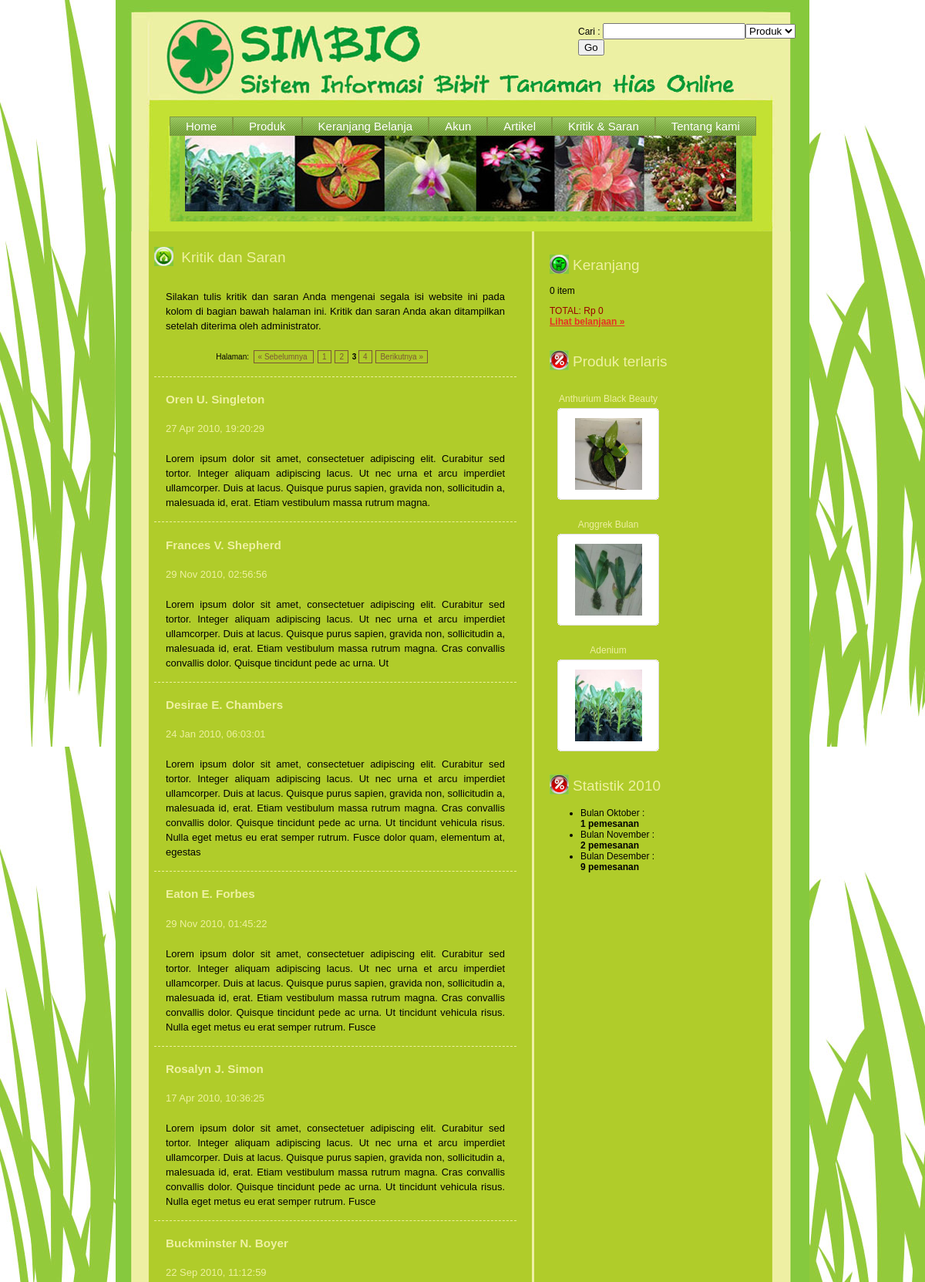
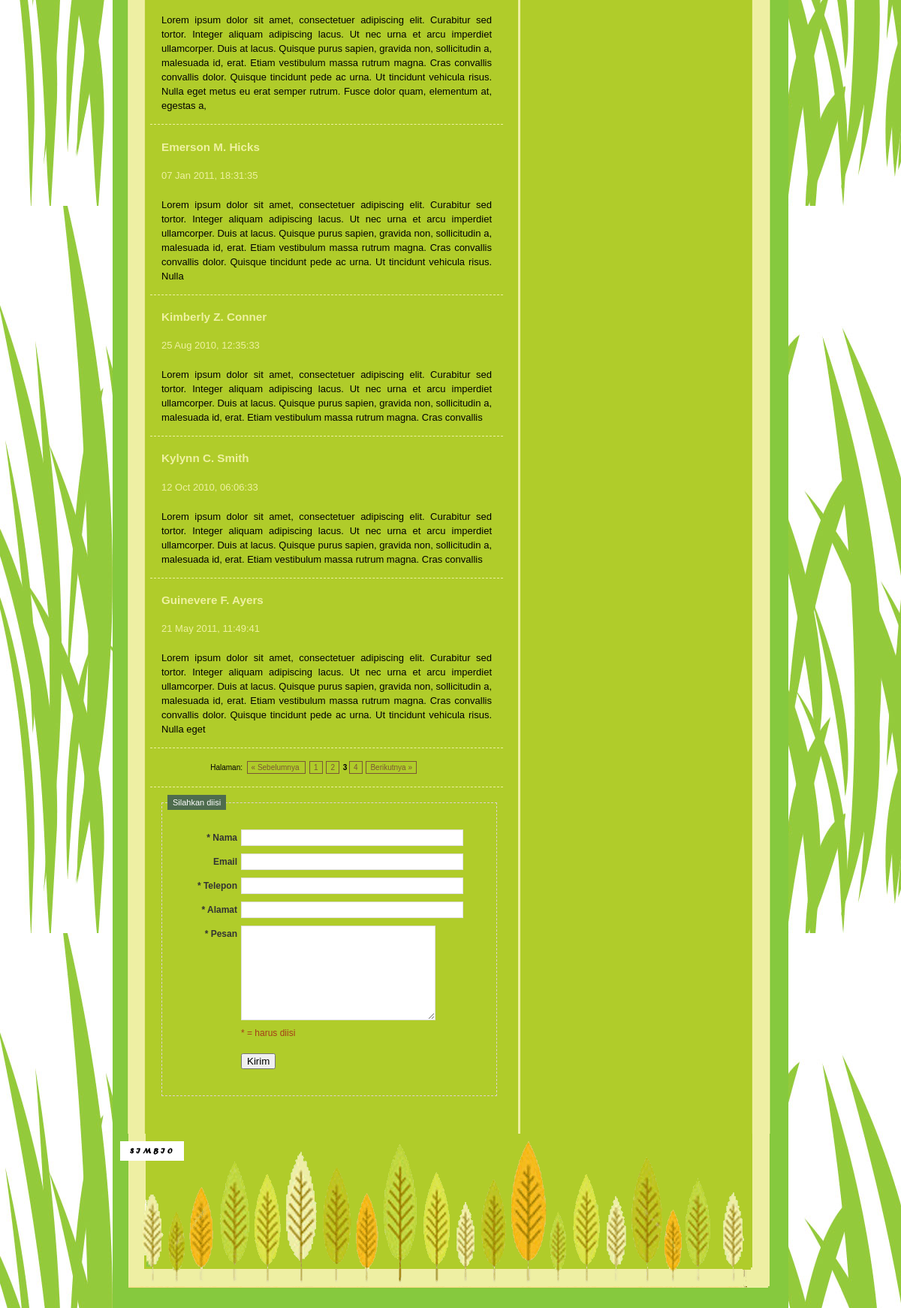
The app's page /index.php/home/kritik_saran/20 with its own data (2 pictures, top to bottom).
### tables this page shows
CREATE TABLE IF NOT EXISTS `tb_kritik_saran` (
  `id` int(11) NOT NULL AUTO_INCREMENT,
  `id_user` int(11) NOT NULL DEFAULT '0',
  `nama` varchar(255) NOT NULL,
  `no_kontak` varchar(255) NOT NULL,
  `alamat` tinytext NOT NULL,
  `email` varchar(255) NOT NULL,
  `pesan` text NOT NULL,
  `tanggal_posting` datetime NOT NULL,
  `approved` int(1) NOT NULL DEFAULT '0',
  `ip` varchar(255) NOT NULL,
  PRIMARY KEY (`id`)
);

CREATE TABLE IF NOT EXISTS `tb_produk` (
  `id_produk` int(11) NOT NULL AUTO_INCREMENT,
  `nama_produk` varchar(255) NOT NULL,
  `info_produk` text NOT NULL,
  `gambar_produk_1` varchar(255) NOT NULL,
  `gambar_produk_2` varchar(255) NOT NULL,
  `gambar_produk_3` varchar(255) NOT NULL,
  `stok_produk` int(11) NOT NULL,
  `harga_produk` decimal(10,0) NOT NULL,
  `tanggal_update_produk` datetime NOT NULL,
  `diskon` decimal(10,0) NOT NULL DEFAULT '0',
  `harga_diskon` decimal(10,0) NOT NULL,
  PRIMARY KEY (`id_produk`)
);

### system/application/controllers/home.php (called while the page is built, shortened)
<?php
class Home extends Controller {
    function kritik_saran($halaman = 0)
    {
        $data = array();
        $data['judul'] = "Kritik dan Saran";
        $data['judul_konten'] = "Kritik dan Saran";
        $data['template_konten'] = "template_krisan";
        $this->load->model('M_krisan');
        $this->load->library('typography');
        $this->load->library('pagination');
        $this->load->library('form_validation');
        $mulai = $this->uri->segment(3, 0);
        $limit_per_halaman = 10;
        $data['daftar_krisan'] = $this->M_krisan->get_entri_publik($mulai, $limit_per_halaman);
        $paging['base_url']     = site_url('home/kritik_saran');
        $paging['total_rows']   = $this->M_krisan->jumlah_data_hasil;
        $paging['per_page']     = $limit_per_halaman;
        $paging['uri_segment']  = 3;
        $paging['next_link'] 	= 'Berikutnya &raquo;';
        $paging['prev_link'] 	= '&laquo; Sebelumnya ';
        $paging['first_link']   = '&lsaquo; Awal';
        $paging['last_link']   = 'Akhir &rsaquo;';
        $this->pagination->initialize($paging);
	$data['page_links'] = $this->pagination->create_links();
        $this->load->vars($data);
        $this->load->view('template');
    }
}

### system/codeigniter/CodeIgniter.php (called while the page is built, shortened)
<?php  if ( ! defined('BASEPATH')) exit('No direct script access allowed');
$EXT =& load_class('Hooks');
$EXT->_call_hook('pre_system');
$URI =& load_class('URI');
$RTR =& load_class('Router');
$method = $RTR->fetch_method();
$EXT->_call_hook('pre_controller');
$CI = new $class();
if ($RTR->scaffolding_request === TRUE)
{
	if ($EXT->_call_hook('scaffolding_override') === FALSE)
	{
		$CI->_ci_scaffolding();
	}
}
else
{
	if (method_exists($CI, '_remap'))
	{
		$CI->_remap($method);
	}
	else
	{
		call_user_func_array(array(&$CI, $method), array_slice($URI->rsegments, 2));
	}
}

### index.php (called while the page is built, shortened)
<?php
require_once BASEPATH.'codeigniter/CodeIgniter'.EXT;

### system/application/models/m_krisan.php (called while the page is built, shortened)
<?php
class M_krisan extends Model {
    function get_entri_publik($mulai = 0, $sebanyak = 10)
    {
        $data = array();
        $this->db->select('id, nama, pesan, tanggal_posting');
        $this->db->where('approved = 1');
        $this->db->limit($sebanyak, $mulai);
        $this->db->order_by('id', 'desc');
        $q = $this->db->get('tb_kritik_saran');
        if ($q->num_rows() > 0)
        {
            foreach ($q->result_array() as $row)
            {
                $data[] = $row;
            }
        }
        return $data;
    }
}

### system/codeigniter/Base5.php (called while the page is built)
<?php  if ( ! defined('BASEPATH')) exit('No direct script access allowed');
class CI_Base {
	private static $instance;
	public function CI_Base()
	{
		self::$instance =& $this;
	}
	public static function &get_instance()
	{
		return self::$instance;
	}
}
function &get_instance()
{
	return CI_Base::get_instance();
}

### system/application/models/m_statistik.php (called while the page is built, shortened)
<?php
class M_statistik extends Model {
    function get_pemesanan_per_bulan($tahun = '2010')
    {
        $data = array();
        $q = $this->db->query("SELECT MONTH(`tanggal_pemesanan`) as bulan, COUNT(id_pesanan) as jumlah
                               FROM tb_pesanan
                               WHERE YEAR(`tanggal_pemesanan`) = $tahun
                               GROUP BY MONTH(`tanggal_pemesanan`)
                               ORDER BY MONTH(`tanggal_pemesanan`) ASC");
        if($q->num_rows() > 0)
        {
            foreach ($q->result_array() as $row)
            {
              $data[] = $row;
            }
        }
        return $data;
    }
    function get_produk_terlaris($limit = 3)
    {
        $data = array();
        $q = $this->db->query("SELECT p.id_produk, p.nama_produk, p.gambar_produk_1, COUNT(pp.id_produk) AS jumlah_pembelian
                               FROM tb_produk_pesanan AS pp, tb_produk AS p
                               WHERE p.id_produk = pp.id_produk
                               GROUP BY pp.id_produk
                               ORDER BY jumlah_pembelian DESC
                               LIMIT $limit");
        if($q->num_rows() > 0)
        {
            foreach ($q->result_array() as $row)
            {
              $data[] = $row;
            }
        }
        return $data;
    }
}

### system/application/views/template_krisan.php (the view, shortened to what this page needs)
<div class="title"><span class="title_icon"><img src="images/bullet1.gif" alt="" title="" /></span>
    <?php echo $judul_konten ?>
</div>
<div class="feat_prod_box_details">
    <p class="details">
        Silakan tulis kritik dan saran Anda mengenai segala isi website ini pada kolom di bagian bawah halaman ini.
        Kritik dan saran Anda akan ditampilkan setelah diterima oleh administrator.
    </p>
    <div class="articles">
        <div class="pagination">
        Halaman: <?php echo $page_links; ?>
        </div>
    </div>
    <?php foreach ($daftar_krisan as $krisan) : ?>
        <div class="article_title">
            <h3>
            <?php echo $krisan['nama']; ?>
            </h3>
        </div>
    <p class="articles_date"><?php echo date('d M Y, H:i:s', strtotime($krisan['tanggal_posting'])) ?></p>
    <div class="articles">
        <?php echo $this->typography->auto_typography(strip_tags($krisan['pesan']), TRUE); ?>
    </div>
    <?php endforeach; ?>
    <div class="articles">
        <div class="pagination">
        Halaman: <?php echo $page_links; ?>
        </div>
    </div>
     <?php echo form_open('home/kritik_saran#form', array('id' => 'form')); ?>
    <div class="contact_form" style="float: none">
        <div class="form_subtitle">Silahkan diisi</div>
        <?php if(!$this->session->userdata('id_user')) : ?>
        <div class="form_row">
            <label class="contact"><strong>* Nama</strong></label>
            <input type="text" class="contact_input" name="input_nama" value="<?php echo set_value('input_nama') ?>"/>
        </div>
        <div class="form_row">
            <label class="contact"><strong>Email</strong></label>
            <input type="text" class="contact_input" name="input_email" value="<?php echo set_value('input_email') ?>" />
        </div>
        <div class="form_row">
            <label class="contact"><strong>* Telepon</strong></label>
            <input type="text" class="contact_input" name="input_telepon" value="<?php echo set_value('input_telepon') ?>" />
        </div>
        <div class="form_row">
            <label class="contact"><strong>* Alamat</strong></label>
            <input type="text" class="contact_input" name="input_alamat" value="<?php echo set_value('input_alamat') ?>" />
        </div>
        <?php endif; ?>
        <div class="form_row">
            <label class="contact"><strong>* Pesan</strong></label>
            <textarea class="contact_textarea"  name="input_pesan"><?php echo set_value('input_pesan') ?></textarea>
        </div>
        <div class="form_row">
            <label class="contact">&nbsp;</label>
            * = harus diisi
        </div>
        <div class="form_row">
            <label class="contact">&nbsp;</label>
            <input type="submit" name="submit" value="Kirim" />
        </div>
    </div>
    <?php echo form_close(); ?>
</div>

### system/application/views/sidebar.php (shortened to what this page needs)
<div class="cart">
    <div class="title"><span class="title_icon"><img src="images/cart2.jpg" alt="" title="" /></span>Keranjang</div>
    <div>
        <?php echo $this->cart->total_items(); ?> item
        <span class="red">TOTAL: Rp <?php echo ($this->cart->total()) ? $this->cart->format_number($this->cart->total()) : "0"; ?></span>
        <br/>
        <span class="red"><strong><?php echo anchor('keranjang_belanja', 'Lihat belanjaan &raquo;') ?></strong></span>
    </div>
</div>
<div class="right_box">
    <div class="title"><span class="title_icon"><img src="images/promosi.jpg" alt="" title="" /></span>Produk terlaris</div>
    <?php
    $produk_terlaris = $this->M_statistik->get_produk_terlaris(3);
    foreach ($produk_terlaris as $produk) :
    ?>
    <div class="new_prod_box">
        <?php echo anchor("produk/detail/{$produk['id_produk']}/".url_title($produk['nama_produk']), $produk['nama_produk']) ?>
        <div class="new_prod_bg">
           <br style="line-height: 8px"/>
           <?php echo anchor("produk/detail/{$produk['id_produk']}/".url_title($produk['nama_produk']), img(array('src' => "images/photos/{$produk['gambar_produk_1']}", 'width' => '87', 'height' => '93', 'border' => '0'))) ?>
        </div>
    </div>
    <?php endforeach; ?>
</div>
<div class="right_box">
    <div class="title"><span class="title_icon"><img src="images/promosi.jpg" alt="" title="" /></span>Statistik 2010</div>
    <?php
    $daftar_pemesanan = $this->M_statistik->get_pemesanan_per_bulan('2010');
    $bulan = array('', 'Januari', 'Februari', 'Maret', 'April', 'Mei', 'Juni', 'Juli', 'Agustus', 'September', 'Oktober', 'November', 'Desember');
    echo "<ul>";
    foreach ($daftar_pemesanan as $stat)
    {
        echo "<li>";
        echo "Bulan " . $bulan[$stat['bulan']] . " : <br/>";
        echo "<strong>" . $stat['jumlah'] . " pemesanan</strong>";
        echo "</li>";
    }
    echo "</ul>";
    ?>
</div>

### style.css (style rules this page uses)
body { background:url(images/background.jpg) fixed; font-family:Arial, Helvetica, sans-serif; padding:0; font-size:12px; margin:0px auto auto auto; color:#000000; }
a { color:#E73025; }
p { padding:5px 0 5px 0; margin:0px; text-align:justify; line-height:19px; }
p.details, .left_content p, .left_content ul, .left_content ol { padding:5px 15px 5px 15px; font-size:13px; }
span.red { color:#990000; }
.title { color:#eef1a2; padding:0px; font-size:19px; margin:10px 0 10px 0; }
span.title_icon { padding:0 5px 0 0; vertical-align: middle; }
.right_box { width:170px; float:left; padding:10px 0 0 0; }
.feat_prod_box_details { padding:10px 0 10px 0; margin:0 20px 10px 0; clear:both; }
.new_prod_box { float:left; text-align:center; padding:10px; }
.new_prod_box a { padding:5px 0 5px 0; color:#eeefa3; text-decoration:none; display:block; }
.new_prod_bg { width:132px; height:119px; text-align:center; background:url(images/new_prod_box.gif) no-repeat center; position:relative; }
.cart { width:337px; margin:0px 0 10px 0; }
.contact_form { width:395px; float:left; padding:25px; margin:20px 0 0 15px; _margin:20px 0 0 5px; border:1px #DFD1D2 dashed; position:relative; }
.form_row { clear:both; padding:10px 0 10px 0; _padding:5px 0 5px 0; color:#a53d17; }
label.contact { width:75px; float:left; font-size:12px; text-align:right; padding:4px 5px 0 0; color: #333333; }
input.contact_input { width:290px; height:18px; background-color:#fff; color:#999999; border:1px #DFDFDF solid; float:left; }
textarea.contact_textarea { width:253px; height:120px; font-family:Arial, Helvetica, sans-serif; font-size:12px; color: #999999; background-color:#fff; border:1px #DFDFDF solid; float:left; }
.form_subtitle { position:absolute; top:-11px; left:7px; width:auto; height:20px; background-color:#4E6C4E; text-align:center; padding:0 7px 0 7px; color:#FFFFFF; font-size:11px; line-height:20px; }
div.pagination { width:420px; padding:5px; margin:5px; text-align:center; float:left; clear:both; font-size:10px; }
div.pagination a { padding: 2px 5px 2px 5px; margin-right: 2px; border: 1px solid #795636; text-decoration: none; color: #795636; }
div.articles { border-bottom: 1px dashed #EEF1A2; padding-bottom: 10px; padding-top: 10px; }
.articles_date { color: #EEF1A2; }
.article_title { color:#EEF1A2 !important; padding:5px 0 0 15px; font-size:13px; }

### records on screen
tb_kritik_saran: nama "Oren U. Singleton", tanggal_posting "27 Apr 2010, 19:20:29", pesan "Lorem ipsum dolor sit amet, consectetuer adipiscing elit. Curabitur sed tortor. Integer aliquam adipiscing lacus. Ut nec urna et arcu imperdiet ullamcorper. Duis at lacus. Quisque purus sapien, gravida non, sollicitudin a, malesuada id, erat. Etiam vestibulum massa rutrum magna."
tb_kritik_saran: nama "Frances V. Shepherd", tanggal_posting "29 Nov 2010, 02:56:56", pesan "Lorem ipsum dolor sit amet, consectetuer adipiscing elit. Curabitur sed tortor. Integer aliquam adipiscing lacus. Ut nec urna et arcu imperdiet ullamcorper. Duis at lacus. Quisque purus sapien, gravida non, sollicitudin a, malesuada id, erat. Etiam vestibulum massa rutrum magna. Cras convallis convallis dolor. Quisque tincidunt pede ac urna. Ut"
tb_kritik_saran: nama "Desirae E. Chambers", tanggal_posting "24 Jan 2010, 06:03:01", pesan "Lorem ipsum dolor sit amet, consectetuer adipiscing elit. Curabitur sed tortor. Integer aliquam adipiscing lacus. Ut nec urna et arcu imperdiet ullamcorper. Duis at lacus. Quisque purus sapien, gravida non, sollicitudin a, malesuada id, erat. Etiam vestibulum massa rutrum magna. Cras convallis convallis dolor. Quisque tincidunt pede ac urna. Ut tincidunt vehicula risus. Nulla eget metus eu erat semper rutrum. Fusce dolor quam, elementum at, egestas"
tb_kritik_saran: nama "Eaton E. Forbes", tanggal_posting "29 Nov 2010, 01:45:22", pesan "Lorem ipsum dolor sit amet, consectetuer adipiscing elit. Curabitur sed tortor. Integer aliquam adipiscing lacus. Ut nec urna et arcu imperdiet ullamcorper. Duis at lacus. Quisque purus sapien, gravida non, sollicitudin a, malesuada id, erat. Etiam vestibulum massa rutrum magna. Cras convallis convallis dolor. Quisque tincidunt pede ac urna. Ut tincidunt vehicula risus. Nulla eget metus eu erat semper rutrum. Fusce"
tb_kritik_saran: nama "Rosalyn J. Simon", tanggal_posting "17 Apr 2010, 10:36:25", pesan "Lorem ipsum dolor sit amet, consectetuer adipiscing elit. Curabitur sed tortor. Integer aliquam adipiscing lacus. Ut nec urna et arcu imperdiet ullamcorper. Duis at lacus. Quisque purus sapien, gravida non, sollicitudin a, malesuada id, erat. Etiam vestibulum massa rutrum magna. Cras convallis convallis dolor. Quisque tincidunt pede ac urna. Ut tincidunt vehicula risus. Nulla eget metus eu erat semper rutrum. Fusce"
tb_kritik_saran: nama "Buckminster N. Boyer", tanggal_posting "22 Sep 2010, 11:12:59", pesan "Lorem ipsum dolor sit amet, consectetuer adipiscing elit. Curabitur sed tortor. Integer aliquam adipiscing lacus. Ut nec urna et arcu imperdiet ullamcorper. Duis at lacus. Quisque purus sapien, gravida non, sollicitudin a, malesuada id, erat. Etiam vestibulum massa rutrum magna. Cras convallis convallis dolor. Quisque tincidunt pede ac urna. Ut tincidunt vehicula risus. Nulla eget metus eu erat semper rutrum. Fusce dolor quam, elementum at, egestas a,"
tb_kritik_saran: nama "Emerson M. Hicks", tanggal_posting "07 Jan 2011, 18:31:35", pesan "Lorem ipsum dolor sit amet, consectetuer adipiscing elit. Curabitur sed tortor. Integer aliquam adipiscing lacus. Ut nec urna et arcu imperdiet ullamcorper. Duis at lacus. Quisque purus sapien, gravida non, sollicitudin a, malesuada id, erat. Etiam vestibulum massa rutrum magna. Cras convallis convallis dolor. Quisque tincidunt pede ac urna. Ut tincidunt vehicula risus. Nulla"
tb_kritik_saran: nama "Kimberly Z. Conner", tanggal_posting "25 Aug 2010, 12:35:33", pesan "Lorem ipsum dolor sit amet, consectetuer adipiscing elit. Curabitur sed tortor. Integer aliquam adipiscing lacus. Ut nec urna et arcu imperdiet ullamcorper. Duis at lacus. Quisque purus sapien, gravida non, sollicitudin a, malesuada id, erat. Etiam vestibulum massa rutrum magna. Cras convallis"
tb_kritik_saran: nama "Kylynn C. Smith", tanggal_posting "12 Oct 2010, 06:06:33", pesan "Lorem ipsum dolor sit amet, consectetuer adipiscing elit. Curabitur sed tortor. Integer aliquam adipiscing lacus. Ut nec urna et arcu imperdiet ullamcorper. Duis at lacus. Quisque purus sapien, gravida non, sollicitudin a, malesuada id, erat. Etiam vestibulum massa rutrum magna. Cras convallis"
tb_kritik_saran: nama "Guinevere F. Ayers", tanggal_posting "21 May 2011, 11:49:41", pesan "Lorem ipsum dolor sit amet, consectetuer adipiscing elit. Curabitur sed tortor. Integer aliquam adipiscing lacus. Ut nec urna et arcu imperdiet ullamcorper. Duis at lacus. Quisque purus sapien, gravida non, sollicitudin a, malesuada id, erat. Etiam vestibulum massa rutrum magna. Cras convallis convallis dolor. Quisque tincidunt pede ac urna. Ut tincidunt vehicula risus. Nulla eget"
tb_produk: id_produk+nama_produk "Anthurium Black Beauty", id_produk+nama_produk+gambar_produk_1 (picture)
tb_produk: id_produk+nama_produk "Anggrek Bulan", id_produk+nama_produk+gambar_produk_1 (picture)
tb_produk: id_produk+nama_produk "Adenium", id_produk+nama_produk+gambar_produk_1 (picture)

### other values on screen
$judul_konten "Kritik dan Saran"
$page_links "« Sebelumnya 1 2 3 4 Berikutnya »"
$this->cart->total_items() "0"
anchor('keranjang_belanja', 'Lihat belanjaan &raquo;') "Lihat belanjaan »"
$bulan[$stat['bulan']] "Oktober"
$stat['jumlah'] "1"
$bulan[$stat['bulan']] "November"
$stat['jumlah'] "2"
$bulan[$stat['bulan']] "Desember"
$stat['jumlah'] "9"
